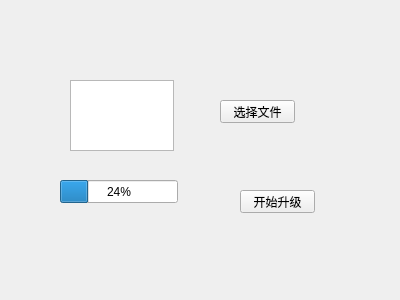
<?xml version="1.0" encoding="UTF-8"?>
<ui version="4.0">
 <class>frmUpgrade</class>
 <widget class="QWidget" name="frmUpgrade">
  <property name="geometry">
   <rect>
    <x>0</x>
    <y>0</y>
    <width>400</width>
    <height>300</height>
   </rect>
  </property>
  <property name="windowTitle">
   <string>Form</string>
  </property>
  <widget class="QPushButton" name="updateBtn">
   <property name="geometry">
    <rect>
     <x>240</x>
     <y>190</y>
     <width>75</width>
     <height>23</height>
    </rect>
   </property>
   <property name="text">
    <string>开始升级</string>
   </property>
  </widget>
  <widget class="QTextEdit" name="filePathEdit">
   <property name="geometry">
    <rect>
     <x>70</x>
     <y>80</y>
     <width>104</width>
     <height>71</height>
    </rect>
   </property>
  </widget>
  <widget class="QProgressBar" name="updateProgressBar">
   <property name="geometry">
    <rect>
     <x>60</x>
     <y>180</y>
     <width>118</width>
     <height>23</height>
    </rect>
   </property>
   <property name="value">
    <number>24</number>
   </property>
  </widget>
  <widget class="QPushButton" name="select_pushButton">
   <property name="geometry">
    <rect>
     <x>220</x>
     <y>100</y>
     <width>75</width>
     <height>23</height>
    </rect>
   </property>
   <property name="text">
    <string>选择文件</string>
   </property>
  </widget>
 </widget>
 <resources/>
 <connections/>
</ui>
